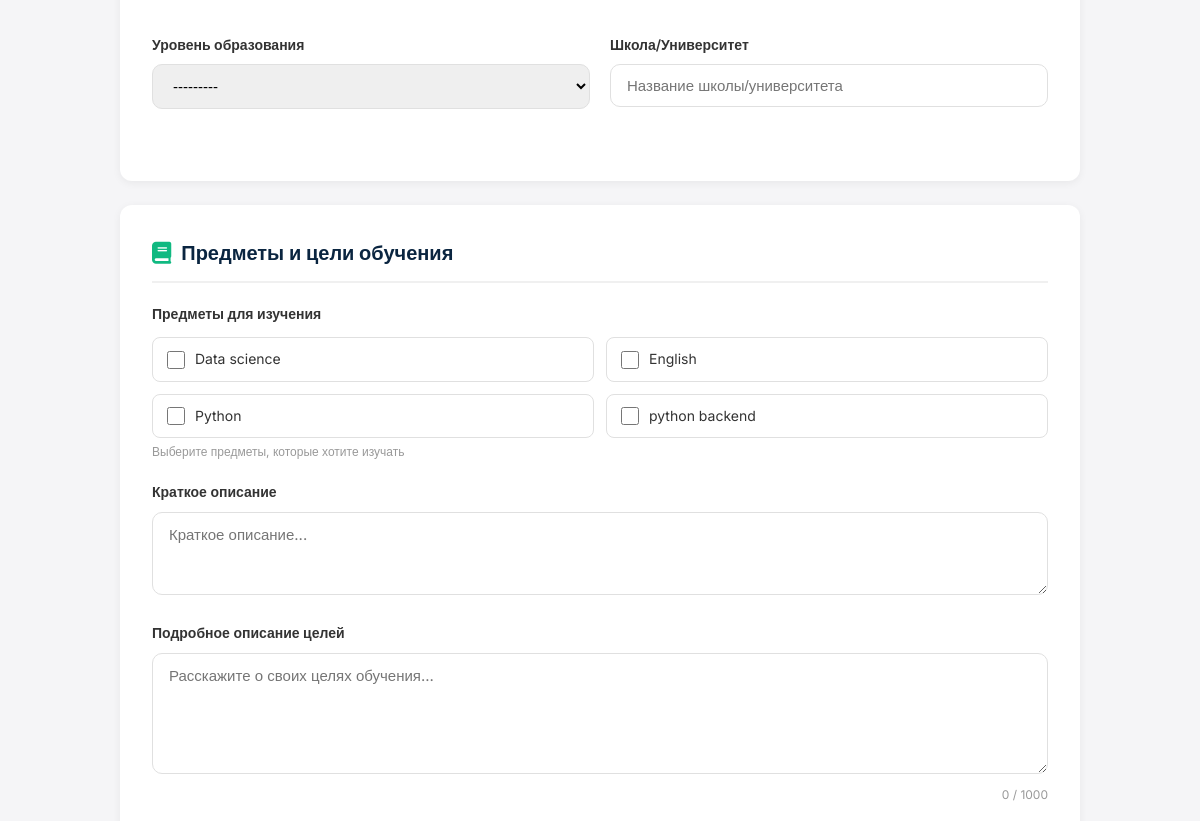
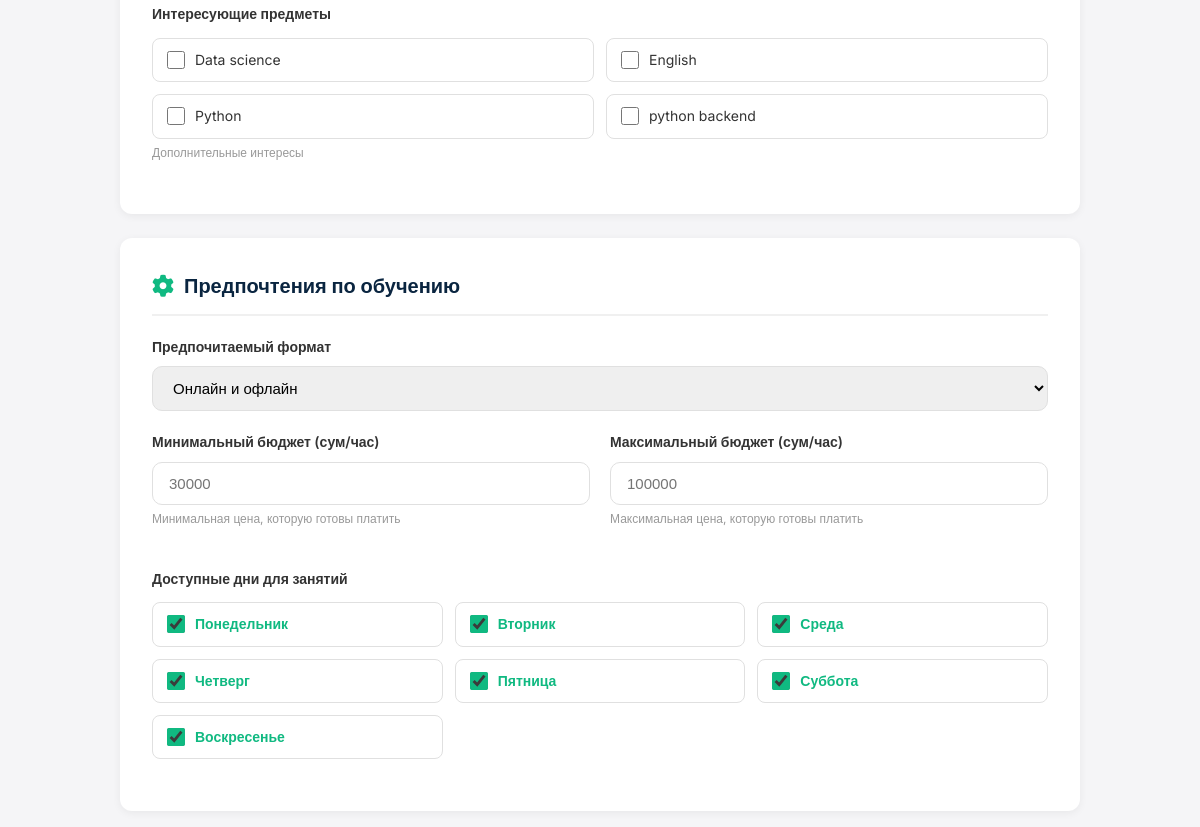
Before: /profile/edit/student/ (signed in, middle part) with the older database file (2 pictures, top to bottom).
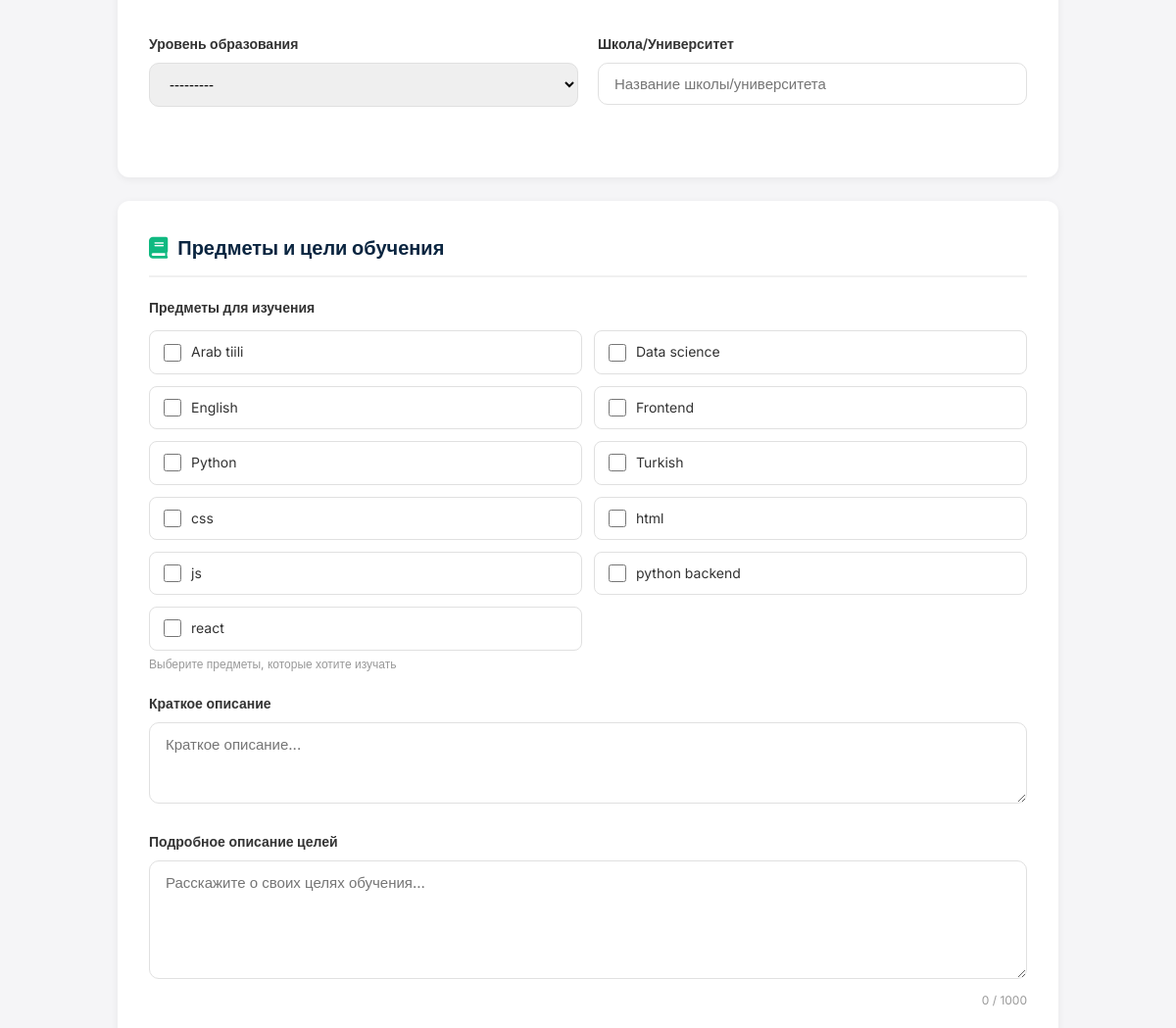
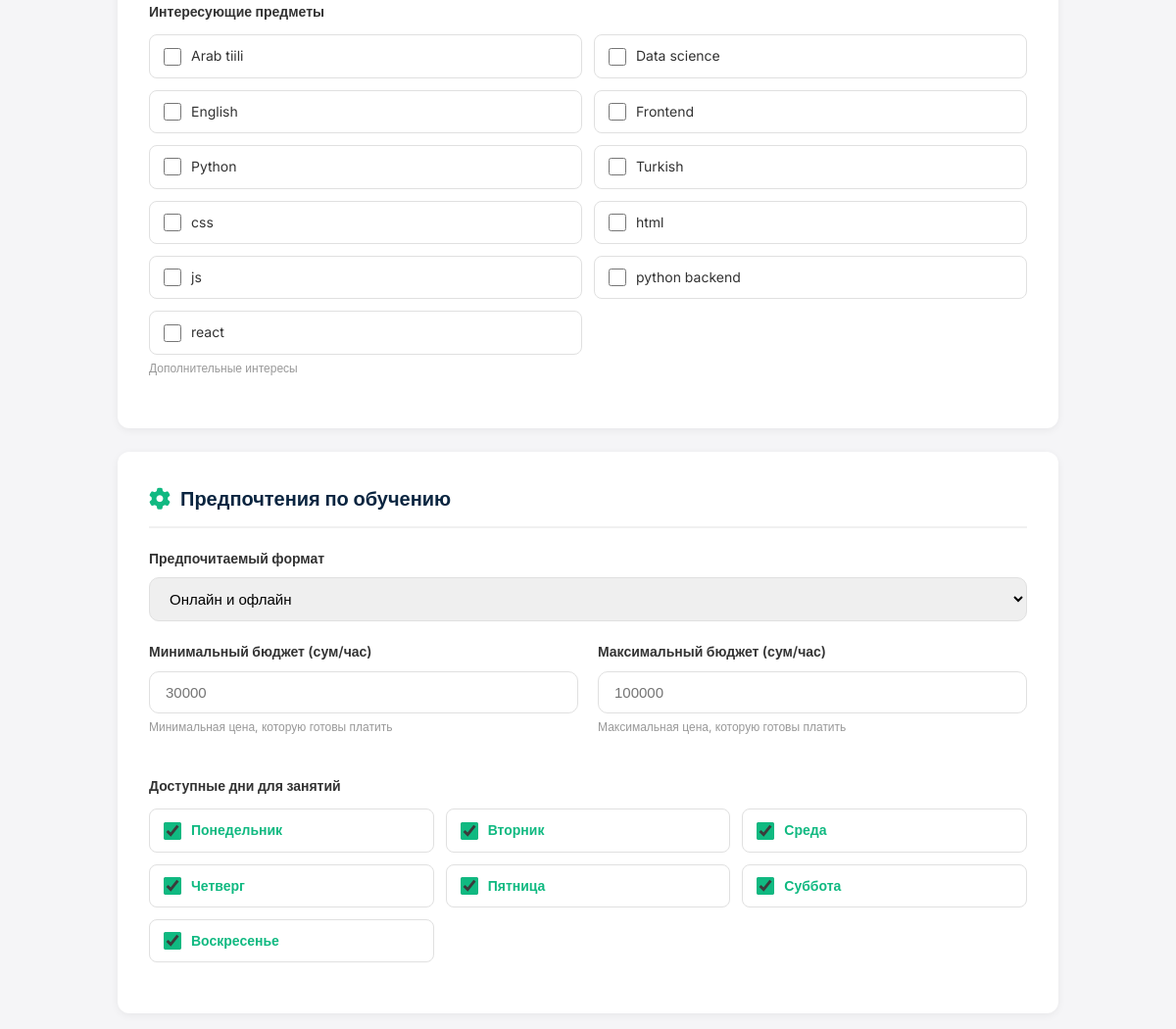
After: the same page with the newer database file (2 pictures, top to bottom).
### teachers/models.py (models this page shows)
class Subject(models.Model):
    name = models.CharField(max_length=100, unique=True)
    description = models.TextField(blank=True)
    icon = models.CharField(max_length=50, blank=True, help_text="CSS класс иконки")
    is_active = models.BooleanField(default=True)
    created_at = models.DateTimeField(auto_now_add=True)
    class Meta:
        ordering = ['name']
        verbose_name = 'Предмет'
        verbose_name_plural = 'Предметы'
    def __str__(self):
        return self.name

### teachers/views.py (the view)
# urls.py: path('profile/edit/student/', student_profile_edit, name='student_profile_edit'),
@login_required
def student_profile_edit(request):
    try:
        student_profile = request.user.student_profile
    except StudentProfile.DoesNotExist:
        student_profile = StudentProfile.objects.create(user=request.user)
    if request.method == 'POST':
        user_form = UserProfileEditForm(request.POST, request.FILES, instance=request.user)
        profile_form = StudentProfileEditForm(request.POST, instance=student_profile)
        if user_form.is_valid() and profile_form.is_valid():
            user_form.save()
            profile_form.save()
            messages.success(request, 'Профиль успешно обновлен!')
            return redirect('profile')
        else:
            messages.error(request, 'Пожалуйста, исправьте ошибки в форме')
    else:
        user_form = UserProfileEditForm(instance=request.user)
        profile_form = StudentProfileEditForm(instance=student_profile)
    context = {
        'user_form': user_form,
        'profile_form': profile_form,
        'student': student_profile
    }
    return render(request, 'logic/student_profile_edit.html', context)

### teachers/models.py (called while the page is built)
    def __str__(self):
        return f"{self.name}, {self.country}"

### templates/logic/student_profile_edit.html (shortened to what the changed rows need)
{% extends 'base.html' %}
{% load static %}
{% block content %}
<div class="edit-container">
    <form method="post" enctype="multipart/form-data" id="profileForm">
        <div class="form-card">
            <h2 class="section-title">
                <i class="fas fa-book"></i>
                Предметы и цели обучения
            </h2>
            <div class="form-group full-width">
                <div class="checkbox-grid">
                    {% for checkbox in profile_form.desired_subjects %}
                        <div class="checkbox-wrapper">
                            {{ checkbox.tag }}
                            <label for="{{ checkbox.id_for_label }}">{{ checkbox.choice_label }}</label>
                        </div>
                    {% endfor %}
                </div>
            </div>
            <div class="form-group full-width">
                <div class="checkbox-grid">
                    {% for checkbox in profile_form.interests %}
                        <div class="checkbox-wrapper">
                            {{ checkbox.tag }}
                            <label for="{{ checkbox.id_for_label }}">{{ checkbox.choice_label }}</label>
                        </div>
                    {% endfor %}
                </div>
            </div>
        </div>
        <div class="form-card">
            <h2 class="section-title">
                <i class="fas fa-cog"></i>
                Предпочтения по обучению
            </h2>
        </div>
    </form>
</div>
{% endblock %}

Changed rows visible on the page:
added Subject: choice_label "Arab tiili", choice_label "Arab tiili"
added Subject: choice_label "Frontend", choice_label "Frontend"
added Subject: choice_label "Turkish", choice_label "Turkish"
added Subject: choice_label "css", choice_label "css"
added Subject: choice_label "html", choice_label "html"
added Subject: choice_label "js", choice_label "js"
added Subject: choice_label "react", choice_label "react"
